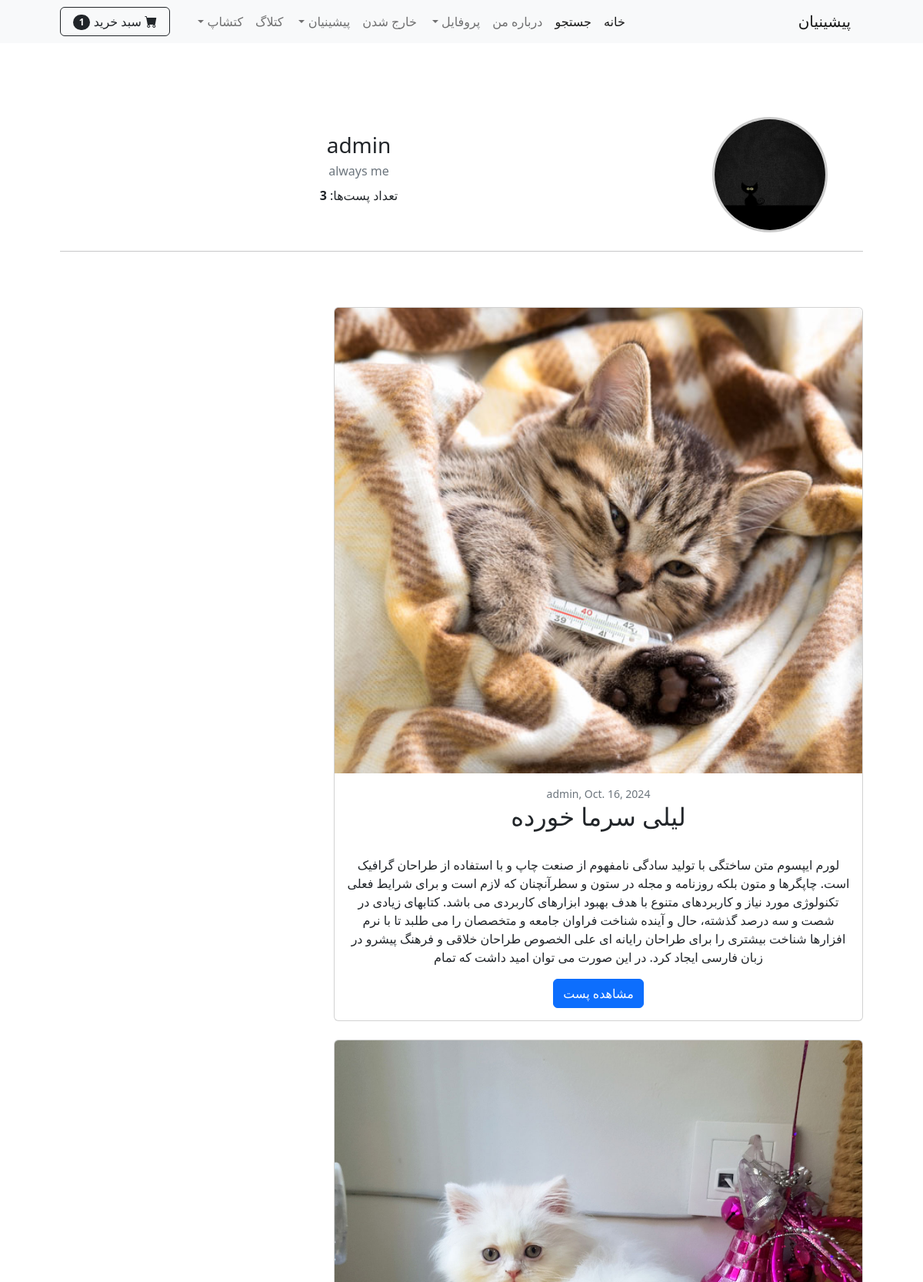
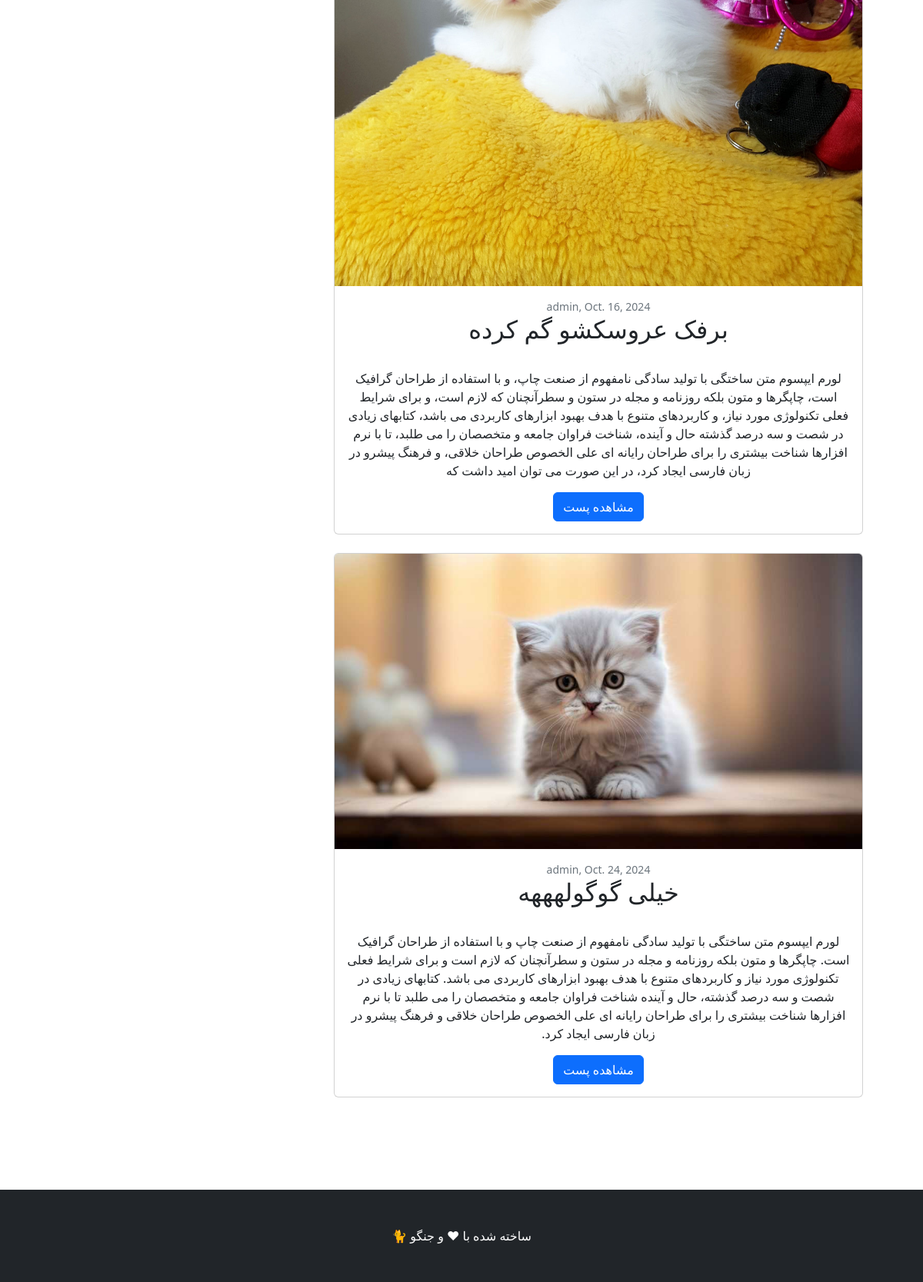
Page /catlog/my-posts/ (signed in) on the committed database (2 pictures, top to bottom).
### catlog/models.py (models this page shows, shortened)
class Profile(models.Model):
    user = models.OneToOneField(User, on_delete=models.CASCADE,related_name='catlog_profile')
    date_modified = models.DateTimeField(User, auto_now=True)
    biography = models.TextField(max_length=200, default='', blank=True, null=True)
    photo = models.ImageField(upload_to='upload/users_profile/', null=True, blank=True)

class Post(models.Model):
    cat_name = models.CharField(max_length=50)
    title = models.CharField(max_length=250)
    excerpt = models.TextField(max_length=500, default='', blank=True, null=True)
    body = models.TextField()
    writer = models.ForeignKey(User ,on_delete=models.CASCADE)
    date = models.DateField(default=date.today)
    picture = models.ImageField(upload_to='upload/%y/%m/%d')
    profile = models.ForeignKey(Profile, on_delete=models.CASCADE, null=True, blank=True)
    likes = models.ManyToManyField(User, related_name='liked_posts', blank=True,null=True)

### catlog/views.py (the view)
# urls.py: path('my-posts/',my_posts, name='my_posts'),
@login_required
def my_posts(request):
    posts = Post.objects.filter(writer=request.user)  # فیلتر کردن پست‌های نوشته شده توسط کاربر
    user_profile = Profile.objects.get(user=request.user)
    context = {
        'posts': posts,
        'user_profile': user_profile,
    }
    return render(request, 'my_posts.html', context)

### cart/cart.py (called while the page is built)
    def __len__(self):
        return sum(item['product_count'] for item in self.cart.values())

### cart/context_processors.py (called while the page is built)
def cart(request):
    return {'cart':Cart(request)}

### catlog/context_processors.py (called while the page is built)
def recent_posts(request):
    recent_posts = Post.objects.order_by('-date')[:4]
    return {'recent_posts':recent_posts}

### catlog/templates/my_posts.html (shortened to what this page needs)
{% extends 'base.html' %}
{% block content %}
<header class="bg-white py-5">
    <div class="container px-4 px-lg-5 my-5">
        <div class="text-center text-dark">
            <div class="row align-items-center" >
                <div class="col-md-3 text-center" >
                    {% if user_profile.photo %}
                        <img src="{{ user_profile.photo.url }}" alt="عکس پروفایل"
                             style="width: 150px; height: 150px; border-radius: 50%; object-fit: cover; border: 3px solid #ccc;">
                    {% else %}
                        <img src="https://via.placeholder.com/150" alt="عکس پروفایل"
                             style="width: 150px; height: 150px; border-radius: 50%; object-fit: cover; border: 3px solid #ccc;">
                    {% endif %}
                </div>
                <div class="col-md-9">
                    <h3 class="mb-1">{{ user_profile.user.username }}</h3>
                    <p class="text-muted mb-2">{{ user_profile.biography }}</p>
                    <p>تعداد پست‌ها: <strong>{{ posts.count }}</strong></p>
                </div>
            </div>
            <hr class="my-4">
            <br><br>
            {% if posts %}
                <div class="row">
                    <div class="col-lg-8">
                        {% for post in posts %}
                            <div class="card mb-4">
                                <a href="{% url 'post_detail' post.pk %}">
                                    <img class="card-img-top" src="{{ post.picture.url }}" alt="{{ post.title }}">
                                </a>
                                <div class="card-body">
                                    <div class="small text-muted">{{ post.writer }}, {{ post.date }}</div>
                                    <a class="text-decoration-none link-dark stretched-link" href="{% url 'post_detail' post.pk %}">
                                        <h2 class="card-title">{{ post.title }}</h2>
                                    </a>
                                    <br>
                                    <p class="card-text">{{ post.excerpt }}</p>
                                    <a class="btn btn-primary" href="{% url 'post_detail' post.pk %}">مشاهده پست</a>
                                </div>
                            </div>
                        {% endfor %}
                    </div>
                </div>
            {% endif %}
        </div>
    </div>
</header>
{% endblock content %}

### rows in the picture
Profile: photo (picture), user.username "admin", biography "always me"
Post: picture (picture), writer "admin", date "Oct. 16, 2024", title "لیلی سرما خورده", excerpt "لورم ایپسوم متن ساختگی با تولید سادگی نامفهوم از صنعت چاپ و با استفاده از طراحان گرافیک است. چاپگرها و متون بلکه روزنامه و مجله در ستون و سطرآنچنان که لازم است و برای شرایط فعلی تکنولوژی مورد نیاز و کاربردهای متنوع با هدف بهبود ابزارهای کاربردی می باشد. کتابهای زیادی در شصت و سه درصد گذشته، حال و آینده شناخت فراوان جامعه و متخصصان را می طلبد تا با نرم افزارها شناخت بیشتری را برای طراحان رایانه ای علی الخصوص طراحان خلاقی و فرهنگ پیشرو در زبان فارسی ایجاد کرد. در این صورت می توان امید داشت که تمام"
Post: picture (picture), writer "admin", date "Oct. 16, 2024", title "برفک عروسکشو گم کرده", excerpt "لورم ایپسوم متن ساختگی با تولید سادگی نامفهوم از صنعت چاپ، و با استفاده از طراحان گرافیک است، چاپگرها و متون بلکه روزنامه و مجله در ستون و سطرآنچنان که لازم است، و برای شرایط فعلی تکنولوژی مورد نیاز، و کاربردهای متنوع با هدف بهبود ابزارهای کاربردی می باشد، کتابهای زیادی در شصت و سه درصد گذشته حال و آینده، شناخت فراوان جامعه و متخصصان را می طلبد، تا با نرم افزارها شناخت بیشتری را برای طراحان رایانه ای علی الخصوص طراحان خلاقی، و فرهنگ پیشرو در زبان فارسی ایجاد کرد، در این صورت می توان امید داشت که"
Post: picture (picture), writer "admin", date "Oct. 24, 2024", title "خیلی گوگولهههه", excerpt "لورم ایپسوم متن ساختگی با تولید سادگی نامفهوم از صنعت چاپ و با استفاده از طراحان گرافیک است. چاپگرها و متون بلکه روزنامه و مجله در ستون و سطرآنچنان که لازم است و برای شرایط فعلی تکنولوژی مورد نیاز و کاربردهای متنوع با هدف بهبود ابزارهای کاربردی می باشد. کتابهای زیادی در شصت و سه درصد گذشته، حال و آینده شناخت فراوان جامعه و متخصصان را می طلبد تا با نرم افزارها شناخت بیشتری را برای طراحان رایانه ای علی الخصوص طراحان خلاقی و فرهنگ پیشرو در زبان فارسی ایجاد کرد."

### other values in the picture
{{ cart|length }} "1"
{{ posts.count }} "3"
